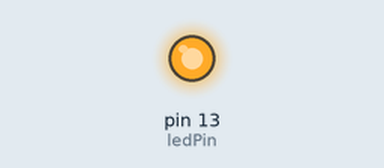
Recording of a sketch running on a simulated Arduino Uno, built with avr-gcc and run on an emulated ATmega328P. Shown: output pins drawn as LEDs (lit = HIGH).

Above: at 0.05 s.
Timing chart, 0 to 3.0 s (numbered marks = the images above):
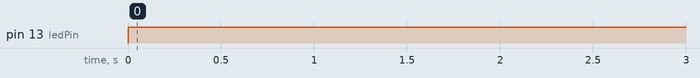

The sketch:

ArduinoWDT.ino
```cpp
#include <avr/wdt.h>

int ledPin = 13;

void setup() {
  pinMode(ledPin, OUTPUT);
  //启动看门狗，设置喂狗时间不能超过2秒
  wdt_enable(WDTO_2S);
}

void loop()
{
  digitalWrite(ledPin, HIGH);
  delay(500);
  digitalWrite(ledPin, LOW);
  //喂狗。如果超过2S没有喂狗，则单片机重启。
  //也就是说，如果本循环执行时间超过2S的话，单片机就会自动重启。
  wdt_reset();
}
```

Measured:
- by itself, pin 13 (ledPin): LOW → HIGH at 0.00 s
